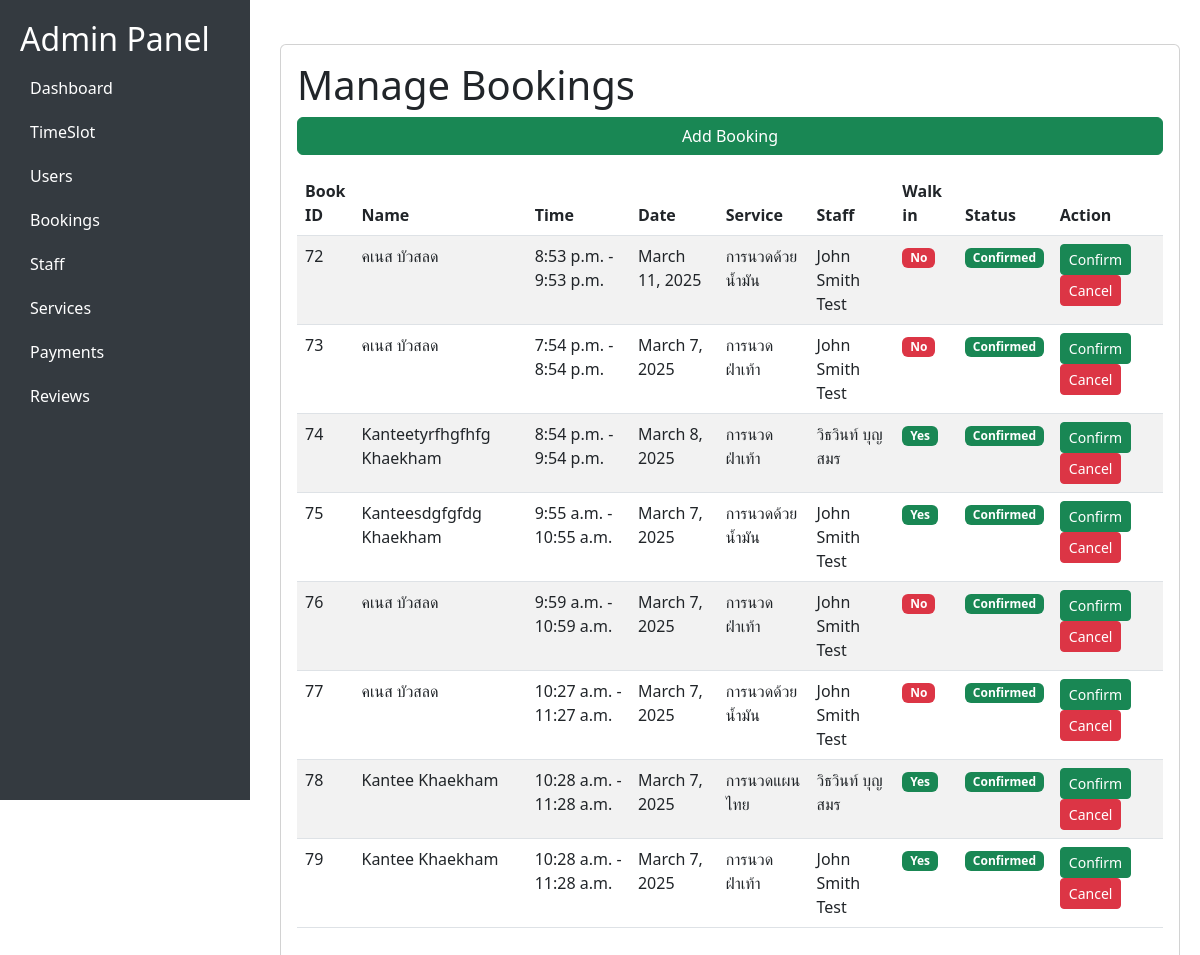
Page /admin-bookings/ on the committed database.
### serviceApp/models.py (models this page shows, shortened)
class Booking(models.Model):
    booking_id = models.AutoField(primary_key=True)
    customer = models.ForeignKey('loginApp.Customer', null=True, blank=True, on_delete=models.SET_NULL)
    temp_customer = models.ForeignKey(TemporaryCustomer, null=True, blank=True, on_delete=models.SET_NULL)
    slot = models.ForeignKey(TimeSlot, null=True, blank=True, on_delete=models.SET_NULL)
    service = models.ForeignKey(Service, null=True, blank=True, on_delete=models.SET_NULL)
    review = models.ForeignKey(Review, null=True, blank=True, on_delete=models.SET_NULL)
    staff = models.ForeignKey(Staff, null=True, blank=True, on_delete=models.SET_NULL)
    payment = models.ForeignKey(Payment, null=True, blank=True, on_delete=models.SET_NULL, related_name="booking")
    booking_date = models.DateField()
    status = models.CharField(max_length=10, choices=[('Pending', 'Pending'), ('Confirmed', 'Confirmed'), ('Cancelled', 'Cancelled')], default='Pending')
    walk_in = models.BooleanField(default=False)
    commission_amount = models.DecimalField(max_digits=10, decimal_places=2, default=0.00)
    start_time = models.TimeField(null=True, blank=True)
    end_time = models.TimeField(null=True, blank=True)

class Service(models.Model):
    service_id = models.AutoField(primary_key=True)
    name = models.CharField(max_length=100)
    description = models.TextField()
    price = models.DecimalField(max_digits=10, decimal_places=2)
    duration = models.IntegerField(null=True, blank=True, default=None)

class Staff(models.Model):
    staff_id = models.AutoField(primary_key=True)
    name = models.CharField(max_length=100)
    speciality = models.CharField(max_length=100)
    role = models.CharField(max_length=100)
    commission_rate = models.DecimalField(max_digits=5, decimal_places=2)
    phone = models.CharField(max_length=15)
    birthdate = models.DateField(null=True, blank=True, default="1970-01-01")
    status = models.CharField(max_length=50, default="Available")

class TemporaryCustomer(models.Model):
    temp_customer_id = models.AutoField(primary_key=True)
    name = models.CharField(max_length=100)
    phone = models.CharField(max_length=15)

### loginApp/models.py (models this page shows, shortened)
class Customer(AbstractUser):
    email = models.EmailField(unique=True)
    phone = models.CharField(max_length=15, unique=True, null=False, blank=False)
    address = models.TextField(null=False, blank=False)
    birth_date = models.DateField(null=False, blank=False)
    last_login = models.DateTimeField(default=timezone.now)
    USERNAME_FIELD = 'email'
    REQUIRED_FIELDS = ['username', 'first_name', 'last_name', 'phone', 'address', 'birth_date']
    class Meta:
        verbose_name = 'Customer'
        verbose_name_plural = 'Customers'

### serviceApp/views.py (the view)
# urls.py: path('admin-bookings/', views.booking_list, name='admin-bookings'),
def booking_list(request):
    bookings = Booking.objects.all().select_related('service', 'staff')
    for booking in bookings:
        if booking.walk_in:
            booking.customer_data = TemporaryCustomer.objects.filter(temp_customer_id=booking.temp_customer_id).first()
        else:
            booking.customer_data = booking.customer
    service_list = Service.objects.all()
    staff_list = Staff.objects.all()
    for booking in bookings:
        if booking.walk_in:
            if booking.customer_data:
                customer_name = f"TempCustomer: {booking.customer_data.name}"
            else:
                customer_name = "TempCustomer: No data"
        else:
            if booking.customer_data:
                customer_name = f"Customer: {booking.customer_data.first_name} {booking.customer_data.last_name}"
            else:
                customer_name = "Customer: No data"
    return render(request, 'admin-bookings.html', {
        'bookings': bookings,
        'service_list': service_list,
        'staff_list': staff_list
    })

### serviceApp/templates/admin-bookings.html (shortened to what this page needs)
<!DOCTYPE html>
<html lang="en">
<head>
    <link href="https://cdn.jsdelivr.net/npm/bootstrap@5.3.0/dist/css/bootstrap.min.css" rel="stylesheet">
</head>
<body>
    <div class="sidebar">
        <h2>Admin Panel</h2>
        <a href="/ad">Dashboard</a>
        <a href="/admin-timeslot">TimeSlot</a>
        <a href="/admin-users"> Users</a>
        <a href="/admin-bookings"> Bookings</a>
        <a href="/admin-employees"> Staff</a>
        <a href="/admin-services"> Services</a>
        <a href="/admin-payments">Payments</a>
        <a href="/admin-reviews">Reviews</a>
    </div>
    <div class="content">
        <div class="card mt-4 p-3">
            <h1>Manage Bookings</h1>
            <button class="btn btn-success mb-3" data-bs-toggle="modal" data-bs-target="#addBookingModal">Add Booking</button>
            <table class="table table-striped">
                <thead>
                    <tr>
                        <th style="width:5%">Book ID</th>
                        <th style="width:20%">Name</th>
                        <th>Time</th>
                        <th>Date</th>
                        <th>Service</th>
                        <th>Staff</th>
                        <th>Walk in</th>
                        <th>Status</th>
                        <th>Action</th>
                    </tr>
                </thead>
                <tbody>
                    {% for booking in bookings %}
                    <tr id="booking-{{ booking.id }}">
                        <td>{{ booking.booking_id }}</td>
                        <td>
                            {% if booking.customer_data %}
                                {% if booking.walk_in %}
                                    {{ booking.customer_data.name }}
                                {% else %}
                                    {{ booking.customer_data.first_name }} {{ booking.customer_data.last_name }}
                                {% endif %}
                            {% else %}
                                (ไม่ระบุชื่อ)
                            {% endif %}
                        </td>
                        <td>{{ booking.start_time }} - {{ booking.end_time }} </td>
                        <td>{{ booking.booking_date }}</td>
                        <td>
                            {% if booking.service %}
                                {{ booking.service.name }}
                            {% else %}
                                N/A
                            {% endif %}
                        </td>
                        <td>
                            {% if booking.staff %}
                                {{ booking.staff.name }}
                            {% else %}
                                N/A
                            {% endif %}
                        </td>
                        <td>
                            <span class="badge
                                {% if booking.walk_in == 1 %}bg-success
                                {% else %}bg-danger{% endif %}" id="walk_in-{{ booking.id }}">
                                {% if booking.walk_in == 1 %}Yes{% else %}No{% endif %}
                            </span>
                        </td>
                        <td>
                            <span class="badge
                                {% if booking.status == 'Confirmed' %}bg-success
                                {% elif booking.status == 'Pending' %}bg-warning text-dark
                                {% else %}bg-danger{% endif %}" id="status-{{ booking.id }}">
                                {{ booking.status }}
                            </span>
                        </td>
                        <td>
                            <button class="btn btn-success btn-sm" onclick="updateBookingStatus('{{ booking.booking_id }}', 'Confirmed')">Confirm</button>
                            <button class="btn btn-danger btn-sm" onclick="updateBookingStatus('{{ booking.booking_id }}', 'Canceled')">Cancel</button>
                        </td>
                    </tr>
                    {% empty %}
                    <tr>
                        <td colspan="7" class="text-center">ไม่มีประวัติการจอง</td>
                    </tr>
                    {% endfor %}
                </tbody>
            </table>
        </div>
    </div>
</body>
</html>

### serviceApp/templates/admin-bookings.html (style rules this page uses)
body { display: flex; }
.sidebar { width: 250px; height: 100vh; background: #343a40; padding: 20px; color: white; position: fixed; }
.content { margin-left: 260px; padding: 20px; width: 100%; }
.sidebar a { color: white; display: block; padding: 10px; text-decoration: none; }

### rows in the picture
Booking: booking_id "72", customer_data.first_name "คเนส", customer_data.last_name "บัวสลด", start_time "8:53 p.m.", end_time "9:53 p.m.", booking_date "March 11, 2025", service.name "การนวดด้วยน้ำมัน", staff.name "John Smith Test", walk_in "No", status "Confirmed"
Booking: booking_id "73", customer_data.first_name "คเนส", customer_data.last_name "บัวสลด", start_time "7:54 p.m.", end_time "8:54 p.m.", booking_date "March 7, 2025", service.name "การนวดฝ่าเท้า", staff.name "John Smith Test", walk_in "No", status "Confirmed"
Booking: booking_id "74", customer_data.name "Kanteetyrfhgfhfg Khaekham", start_time "8:54 p.m.", end_time "9:54 p.m.", booking_date "March 8, 2025", service.name "การนวดฝ่าเท้า", staff.name "วิธวินท์ บุญสมร", walk_in "Yes", status "Confirmed"
Booking: booking_id "75", customer_data.name "Kanteesdgfgfdg Khaekham", start_time "9:55 a.m.", end_time "10:55 a.m.", booking_date "March 7, 2025", service.name "การนวดด้วยน้ำมัน", staff.name "John Smith Test", walk_in "Yes", status "Confirmed"
Booking: booking_id "76", customer_data.first_name "คเนส", customer_data.last_name "บัวสลด", start_time "9:59 a.m.", end_time "10:59 a.m.", booking_date "March 7, 2025", service.name "การนวดฝ่าเท้า", staff.name "John Smith Test", walk_in "No", status "Confirmed"
Booking: booking_id "77", customer_data.first_name "คเนส", customer_data.last_name "บัวสลด", start_time "10:27 a.m.", end_time "11:27 a.m.", booking_date "March 7, 2025", service.name "การนวดด้วยน้ำมัน", staff.name "John Smith Test", walk_in "No", status "Confirmed"
Booking: booking_id "78", customer_data.name "Kantee Khaekham", start_time "10:28 a.m.", end_time "11:28 a.m.", booking_date "March 7, 2025", service.name "การนวดแผนไทย", staff.name "วิธวินท์ บุญสมร", walk_in "Yes", status "Confirmed"
Booking: booking_id "79", customer_data.name "Kantee Khaekham", start_time "10:28 a.m.", end_time "11:28 a.m.", booking_date "March 7, 2025", service.name "การนวดฝ่าเท้า", staff.name "John Smith Test", walk_in "Yes", status "Confirmed"
